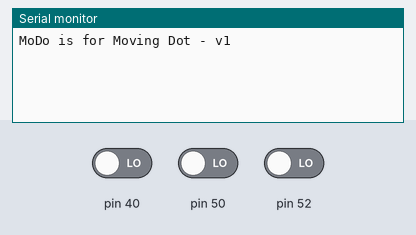
This sketch was run on a simulated Arduino Mega 2560, built with avr-gcc and run on an emulated ATmega2560. On the bench: the last lines printed to the serial monitor. The test bench sets the inputs (shaded band); at power-on: pin 50 LOW, pin 40 LOW, pin 52 LOW.

Above: at 1.2 s.
1.3 s: pin 50 driven HIGH
At 1.8 s:
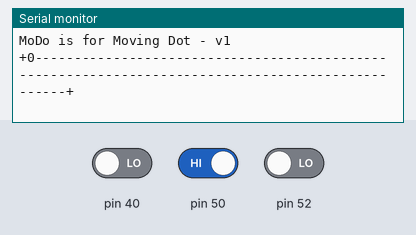
2.8 s: pin 40 driven HIGH
At 4.1 s:
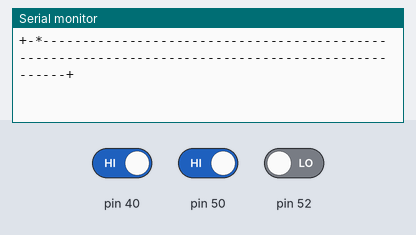

The sketch:

MoDo_v1.ino
```cpp
#include <Ky040.h>

Ky040 encoder = Ky040(52, 50);
int val;
int prVal;
bool prSwitch = false;
bool encReversed;
String dotLine = "";
int dotLineLength = 100;
bool star = false;

void setup() {
  Serial.begin(115200);
  Serial.println("MoDo is for Moving Dot - v1");
  encoder.setReversed(true);
}

void loop() {
  encReversed = encoder.getReversed();
  if (!prSwitch && digitalRead(40)) {
    // Serial.println("<sw>");
    star = true;
    encoder.setReversed(!encReversed);
  }
  else {
    star = false;
  }
  val = encoder.getVal();

  /*
  // Print an integer for encoder value
  if (val != prVal) {
    Serial.println((String) val);
  }
  */

  // Print a dot ("0") moving along a line of "-"s
  if (val > dotLineLength) {
    val = dotLineLength;
    encoder.setVal(val);
  }
  if (val < 0) {
    val = 0;
    encoder.setVal(val);
  }
  if (val != prVal || star) {
    dotLine = "";
    for(int n = 0; n <= dotLineLength; n++) {
      if(n == val) {
        if(star) {
          dotLine += "*";
        }
        else {
          dotLine += "0";
        }
      }
      else if (n==0 || n==dotLineLength) {
        dotLine += "+";
      }
      else {
        dotLine += "-";
      }
    }
    Serial.println(dotLine);
  }
  prVal = val;
  prSwitch = digitalRead(40);
}
```

Measured:
- after the input at 1.3 s, the serial monitor: prints a new line at once (image 1)
- after the input at 2.8 s, the serial monitor: prints a new line at once (image 2)
